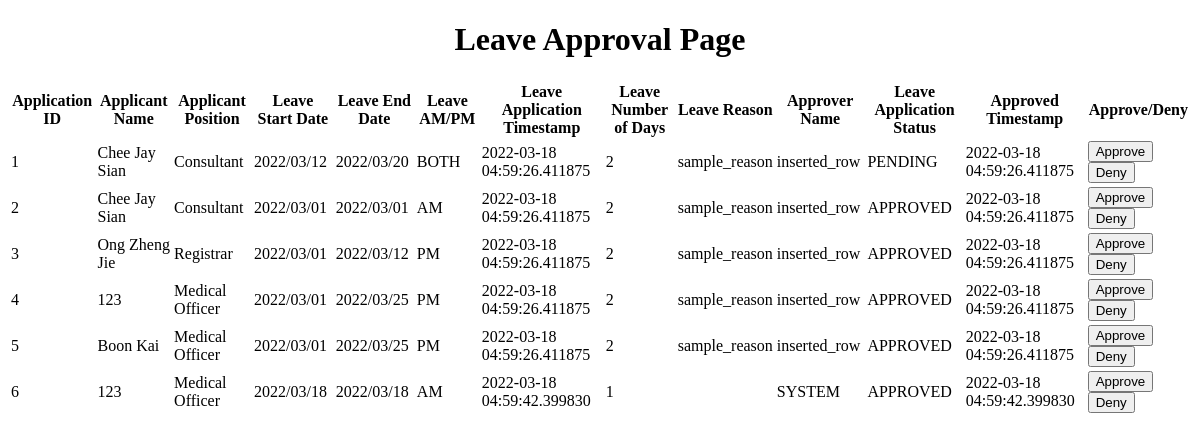
The page /leave_approval_page on the database as committed earlier.
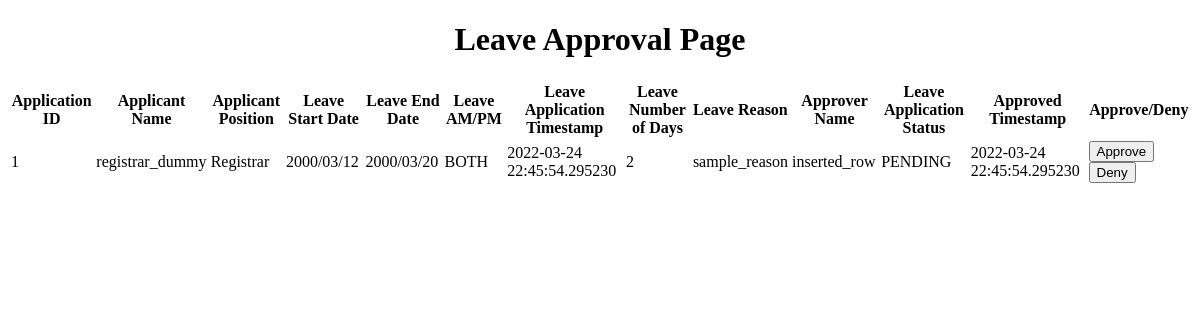
The same page on the database as committed later.
### tables this page shows
CREATE TABLE leave_application (
                                    application_id integer PRIMARY KEY,
                                    applicant_name text NOT NULL,
                                    approver_name text,                       
                                    leave_start_date text NOT NULL,
                                    leave_end_date text NOT NULL,
                                    leave_am_pm_both text,
                                    leave_reason text NOT NULL,
                                    leave_application_timestamp text NOT NULL,
                                    leave_number_of_days integer NOT NULL,
                                    leave_application_status text NOT NULL,
                                    leave_approved_timestamp text,
                                    FOREIGN KEY (applicant_name) REFERENCES employee_details (employee_name)
                                );

CREATE TABLE employee_details (                                        
                                        employee_name text NOT NULL PRIMARY KEY,
                                        employee_position text NOT NULL,                                        
                                        employee_password text NOT NULL
                                    );

### website/auth.py (the view, shortened to what this page needs)
@auth.route('/leave_approval_page', methods=['POST', 'GET']) #do i need both POST & GET? or just leave that out?
def leave_approval_page():
    currentdirectory = os.path.dirname(os.path.abspath(__file__))
    connect_directory = connect_directory = os.path.join(currentdirectory, 'pythonsqlite.db')
    connection = sqlite3.connect(connect_directory)
    cursor = connection.cursor()
    query = '''SELECT *
            FROM leave_application
            LEFT JOIN employee_details
                ON employee_details.employee_name = leave_application.applicant_name'''
    result = cursor.execute(query)
    leave_application_rows = result.fetchall()
    cursor = connection.cursor()
    query = '''SELECT *
            FROM leave_application
            LEFT JOIN employee_details
                ON employee_details.employee_name = leave_application.applicant_name'''
    result = cursor.execute(query)
    leave_application_rows = result.fetchall()
    return render_template('leave_approval_2.html', leave_application_rows=leave_application_rows)

### website/templates/leave_approval_2.html (shortened to what this page needs)
<!DOCTYPE html>
<html lang="en">
<head>
</head>
<body>
    <h1 style="text-align: center">Leave Approval Page</h1>
    <form method = "POST" action = /leave_approval_page>
        <table>
            <tr>
                <th>Application ID</th>
                <th>Applicant Name</th>
                <th>Applicant Position</th>
                <th>Leave Start Date</th>
                <th>Leave End Date</th>
                <th>Leave AM/PM</th>
                <th>Leave Application Timestamp</th>
                <th>Leave Number of Days</th>
                <th>Leave Reason</th>
                <th>Approver Name</th>
                <th>Leave Application Status</th>
                <th>Approved Timestamp</th>
                <th>Approve/Deny</th>
            </tr>
            {% for row in leave_application_rows %}
            <tr>
                <td>{{ row[0] }}</td>
                <td>{{ row[1] }}</td>
                <td>{{ row[-2] }}</td>
                <td>{{ row[3] }}</td>
                <td>{{ row[4] }}</td>
                <td>{{ row[5] }}</td>
                <td>{{ row[7] }}</td>
                <td>{{ row[8] }}</td>
                <td>{{ row[6] }}</td>
                <td>{{ row[2] }}</td>
                <td>{{ row[9] }}</td>
                <td>{{ row[-4] }}</td>
                <td>
                        <button id="approve_leave_application_button {{row[0]}}" name = "submit_button" value = "Approve" onClick="pass_value(this.id)">Approve</button>
                        <button id="deny_leave_application_button {{row[0]}}" name = "submit_button" value = "Deny" onClick="pass_value(this.id)">Deny</button>
                    <br>
                </td>
            </tr>
            {% endfor %}
        </table>
    </form>
</body>
</html>

Rows that differ between the two databases and show on the page:
removed leave_application: application_id "2", applicant_name "Chee Jay Sian", employee_position "Consultant", leave_start_date "2022/03/01", leave_end_date "2022/03/01", leave_am_pm_both "AM", leave_application_timestamp "2022-03-18 04:59:26.411875", leave_number_of_days "2", leave_reason "sample_reason", approver_name "inserted_row", leave_application_status "APPROVED", leave_approved_timestamp "2022-03-18 04:59:26.411875"
removed leave_application: application_id "3", applicant_name "Ong Zheng Jie", employee_position "Registrar", leave_start_date "2022/03/01", leave_end_date "2022/03/12", leave_am_pm_both "PM", leave_application_timestamp "2022-03-18 04:59:26.411875", leave_number_of_days "2", leave_reason "sample_reason", approver_name "inserted_row", leave_application_status "APPROVED", leave_approved_timestamp "2022-03-18 04:59:26.411875"
removed leave_application: application_id "4", applicant_name "123", employee_position "Medical Officer", leave_start_date "2022/03/01", leave_end_date "2022/03/25", leave_am_pm_both "PM", leave_application_timestamp "2022-03-18 04:59:26.411875", leave_number_of_days "2", leave_reason "sample_reason", approver_name "inserted_row", leave_application_status "APPROVED", leave_approved_timestamp "2022-03-18 04:59:26.411875"
removed leave_application: application_id "5", applicant_name "Boon Kai", employee_position "Medical Officer", leave_start_date "2022/03/01", leave_end_date "2022/03/25", leave_am_pm_both "PM", leave_application_timestamp "2022-03-18 04:59:26.411875", leave_number_of_days "2", leave_reason "sample_reason", approver_name "inserted_row", leave_application_status "APPROVED", leave_approved_timestamp "2022-03-18 04:59:26.411875"
removed leave_application: application_id "6", applicant_name "123", employee_position "Medical Officer", leave_start_date "2022/03/18", leave_end_date "2022/03/18", leave_am_pm_both "AM", leave_application_timestamp "2022-03-18 04:59:42.399830", leave_number_of_days "1", approver_name "SYSTEM", leave_application_status "APPROVED", leave_approved_timestamp "2022-03-18 04:59:42.399830"
changed leave_application "BOTH": applicant_name "Chee Jay Sian" → "registrar_dummy"; employee_position "Consultant" → "Registrar"; leave_start_date "2022/03/12" → "2000/03/12"; leave_end_date "2022/03/20" → "2000/03/20"; leave_application_timestamp "2022-03-18 04:59:26.411875" → "2022-03-24 22:45:54.295230"; leave_approved_timestamp "2022-03-18 04:59:26.411875" → "2022-03-24 22:45:54.295230"
